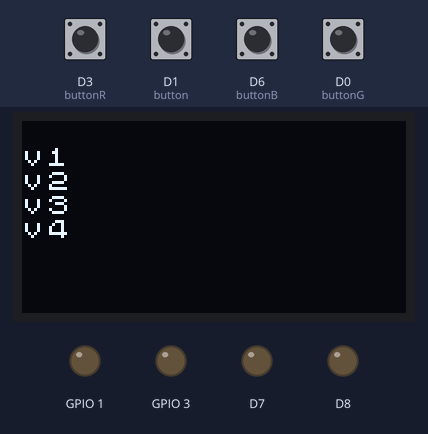
The sketch below on a simulated ESP8266 (NodeMCU). Parts: 128×64 one-colour display, output pins drawn as LEDs (lit = HIGH). The inputs (shaded band) are chosen by the test bench; at power-on: D0 (buttonG), D1 (button), D3 (buttonR), D6 (buttonB) HIGH. What the sketch prints to the serial monitor is not drawn.

Above: at 1.2 s.
1.3 s: D3 (buttonR) pulled LOW for 0.15 s
At 2.5 s:
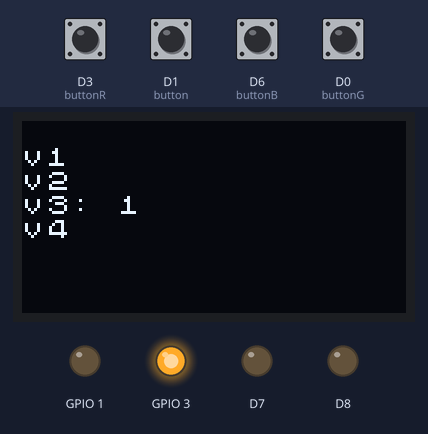
2.9 s: D1 (button) pulled LOW for 0.15 s
At 4.0 s:
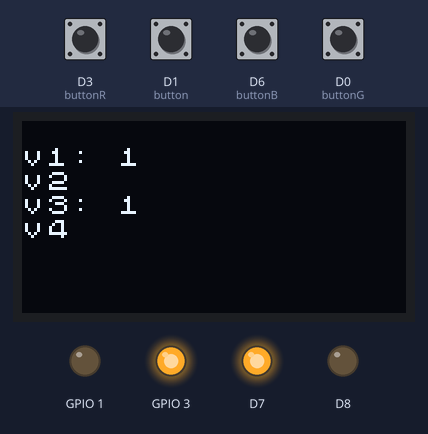
4.5 s: D6 (buttonB) pulled LOW for 0.15 s
At 5.2 s:
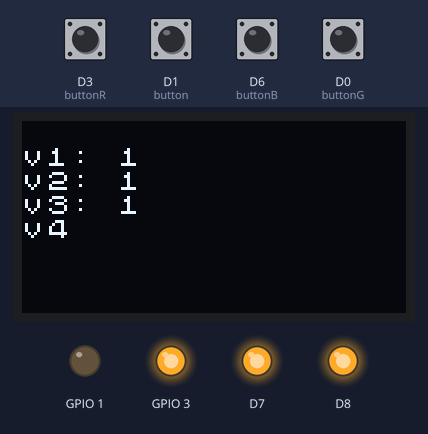
6.1 s: D0 (buttonG) pulled LOW for 0.15 s
At 6.5 s:
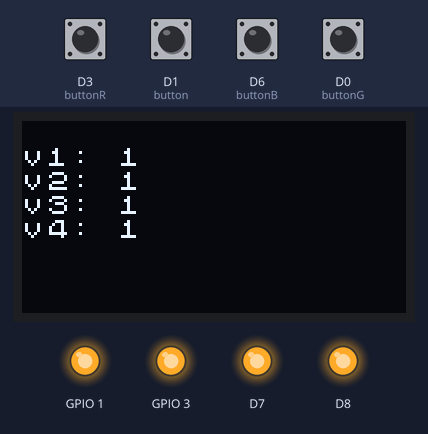
7.7 s: D3 (buttonR) pulled LOW for 1 s
At 8.9 s:
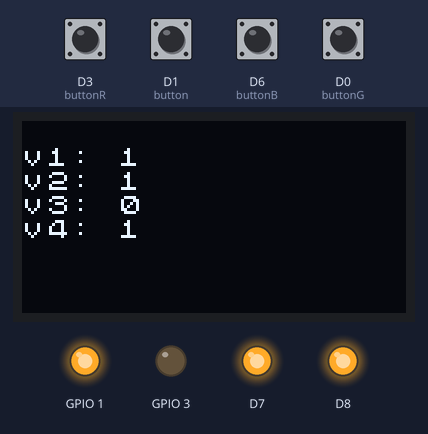
10.2 s: D1 (button) pulled LOW for 1 s
At 10.8 s:
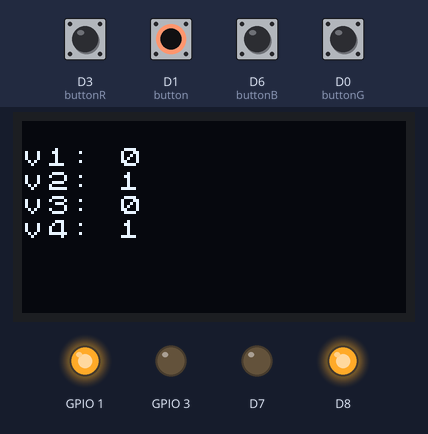
Timing chart, 0 to 13.2 s (numbered marks = the images above; inputs shaded):
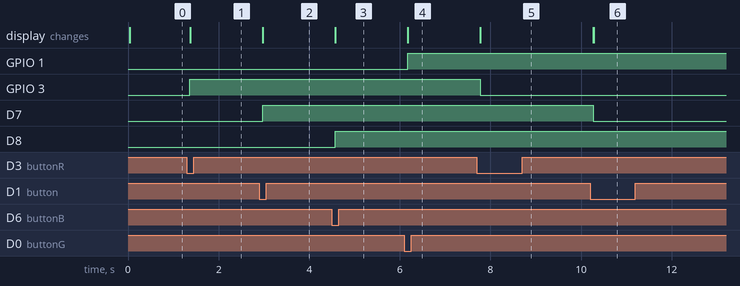

The sketch:

pump_valve_for_plumbing.ino
```cpp
//code to control ball valves and pump - just to verify functional

#include <U8x8lib.h>
#include <ezOutput.h>
#include <ezButton.h>

#ifdef U8X8_HAVE_HW_SPI
#include <SPI.h>
#endif
#ifdef U8X8_HAVE_HW_I2C
#include <Wire.h>
#endif

U8X8_SSD1306_128X64_NONAME_HW_I2C u8x8(/* reset=*/ U8X8_PIN_NONE);

//constants var don't change
ezButton button(D1);
ezButton buttonB(D6);
ezButton buttonR(D3);
ezButton buttonG(D0);

//ezButton buttonW(D2);


ezOutput valve1(D7);
ezOutput valve2(D8);
ezOutput valve3(D9);
ezOutput valve4(D10);
//ezOutput pump(D4);


//var that will change
int buttonState = 0;
int buttonStateG = 0;
int buttonStateB = 0;
int buttonStateR = 0;

void setup() {
  Serial.begin(9600);
  // pinMode(button, INPUT_PULLUP);
  // pinMode(buttonG, INPUT_PULLUP);
  // pinMode(buttonR, INPUT_PULLUP);


  button.setDebounceTime(50); //in milliseconds
  buttonG.setDebounceTime(50);
  buttonB.setDebounceTime(50);
  buttonR.setDebounceTime(50);
  //buttonW.setDebounceTime(50);
  //initialize ouputs
  //pump.low(); //turn pump off
  // valve1.low(); //close valves
  // valve2.low();
  // valve3.low();
  // valve4.low();


  u8x8.begin();
  //u8x8.setPowerSave(0);
  //u8x8.setFlipMode(3);//# from 1-3, screen work will rotate
  u8x8.setFlipMode(1);
}

void loop() {
  //pump.loop();
  valve1.loop();
  valve2.loop();
  valve3.loop();
  valve4.loop();
  button.loop();
  buttonB.loop();
  buttonG.loop();
  buttonR.loop();
  //buttonW.loop();


  //set font
  u8x8.setFont(u8x8_font_chroma48medium8_r);
  u8x8.setCursor(0,1);
  u8x8.print("v1");
  u8x8.setCursor(0,2);
  u8x8.print("v2");
  u8x8.setCursor(0,3);
  u8x8.print("v3");
  u8x8.setCursor(0,4);
  u8x8.print("v4");


  // // read the state of the pushbutton value:
  // buttonState = digitalRead(button);
  // Serial.println(buttonState);
  // buttonStateG = digitalRead(buttonG);
  // Serial.println(buttonStateG);
  // buttonStateR = digitalRead(buttonR);
  // Serial.println(buttonStateR);
  // int btnState = button.getState();
  // Serial.print("Pump Button state: ");
  // Serial.println(btnState);
  // int btnGState = buttonG.getState();
  // Serial.print("Green Button state: ");
  // Serial.println(btnGState);
  // int btnRState = buttonR.getState();
  // Serial.print("Red Button state: ");
  // Serial.println(btnRState);

  // read the state of the push button values
  // if (button.isPressed()) {
  //   Serial.println("Pump Button Pressed");
  //   u8x8.clearLine(0);
  //   u8x8.drawString(0,0,"pump is started");
  //   //pump.low();
  //   //pump.pulse(3000); //turns on pump for [time], and afterwards, pump will be turned off by pump.loop() fxn
  // } else if (button.isReleased()) {
  //   //pump.low();
  //   u8x8.clearLine(0);
  //   u8x8.setCursor(0,0);
  //   u8x8.print("pump is off");
  // }

  // check if green button is pressed. If it is, the buttonState is HIGH:
   //else if (buttonB.isReleased()){
  //   //close valves
  //   valve1.high();
  //   valve2.high();
  //   u8x8.clearLine(2);
  //   u8x8.setCursor(0,2);
  //   u8x8.print("v 3 & 4 Closed");
  //   delay(5000);
  // }
  if(button.isPressed()) {
    Serial.println("Button pressed");
    //open valves
    valve1.toggle();
    buttonG.getState();
    buttonB.getState();
    Serial.println(button.getState());

    //give time for valves to open
    u8x8.clearLine(1);
    u8x8.setCursor(0,1);
    u8x8.print("v1: ");
    u8x8.print(valve1.getState());
  }
  if(buttonB.isPressed()) {
    Serial.println("Blue Button Pressed");
    //open valves
    valve2.toggle();
    buttonB.getState();
    Serial.println(buttonB.getState());

    //give time for valves to open
    u8x8.clearLine(2);
    u8x8.setCursor(0,2);
    u8x8.print("v2: ");
    u8x8.print(valve2.getState());
  }

  if(buttonR.isPressed()) {
    Serial.println("Red Button Pressed");
    //open valves
    valve3.toggle();
    buttonR.getState();
    Serial.println(buttonR.getState());

    //give time for valves to open
    u8x8.clearLine(3);
    u8x8.setCursor(0,3);
    u8x8.print("v3: ");
    u8x8.print(valve3.getState());
  }
  if(buttonG.isPressed()) {
    Serial.println("Green Button Pressed");
    //open valves
    valve4.toggle();
    buttonG.getState();
    Serial.println(buttonG.getState());

    //give time for valves to open
    u8x8.clearLine(4);
    u8x8.setCursor(0,4);
    u8x8.print("v4: ");
    u8x8.print(valve4.getState());
  }


}
```

Measured:
- after the input at 1.3 s, GPIO 3: LOW → HIGH after 0.07 s; the display: first changes after 0.07 s (image 1 shows a later state)
- after the input at 2.9 s, D7: LOW → HIGH after 0.07 s; the display: first changes after 0.07 s (image 2 shows a later state)
- after the input at 4.5 s, D8: LOW → HIGH after 0.07 s; the display: first changes after 0.07 s (image 3 shows a later state)
- after the input at 6.1 s, GPIO 1: LOW → HIGH after 0.07 s; the display: first changes after 0.07 s (image 4 shows a later state)
- after the input at 7.7 s, GPIO 3: HIGH → LOW after 0.07 s; the display: first changes after 0.07 s (image 5 shows a later state)
- after the input at 10.2 s, D7: HIGH → LOW after 0.07 s; the display: first changes after 0.07 s (image 6 shows a later state)
